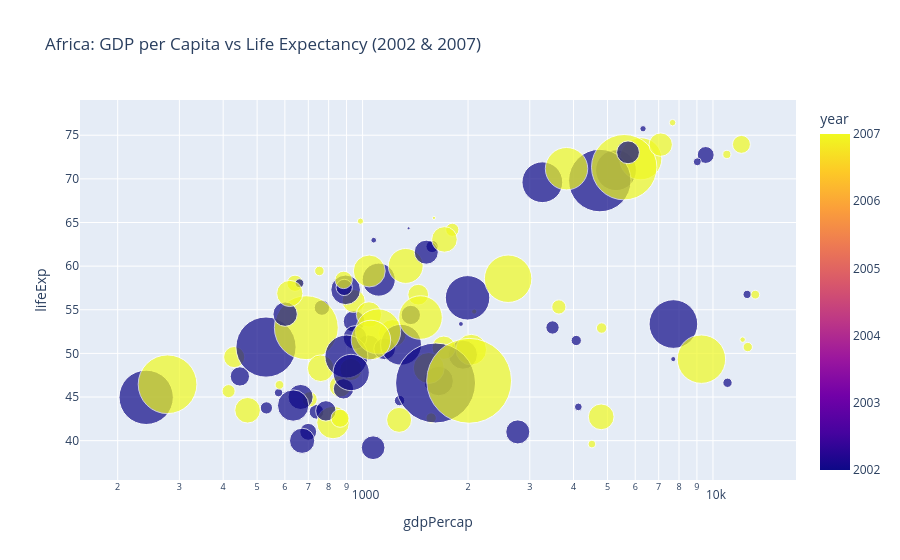

Notebook code for this chart:
### Markdown cell above
## Task 1 — Scatter: life expectancy change over time

**What to build:** A scatter showing **GDP per capita vs life expectancy** for **two years** (2002 and 2007) to show how both moved — use **colour for year** (just 2 colours), **one continent only**.

Choose any continent except Africa (that was the example). Highlight the change direction.

> 💡 Filter: `df.loc[df['continent'] == 'YOUR_CHOICE']` then filter years

### Code cell
# Task 1
# YOUR CODE HERE

df = df.loc[df['continent'] == 'Africa']
df = df.loc[df['year'].isin([2002, 2007])]

plot = px.scatter(
    df,
    x='gdpPercap',
    y='lifeExp',
    size='pop',
    color='year',      
    hover_name='country',
    log_x=True,
    size_max=60,
    title='Africa: GDP per Capita vs Life Expectancy (2002 & 2007)'
)

plot.show()

### Figure 1 — Plotly figure (JSON) as saved in the notebook; plotly's stock layout.template omitted (floating-point values rounded to 4 significant figures)
{"data": [{"hovertemplate": "<b>%{hovertext}</b><br><br>gdpPercap=%{x}<br>lifeExp=%{y}<br>pop=%{marker.size}<br>year=%{marker.color}<extra></extra>", "hovertext": ["Algeria", "Algeria", "Angola", "Angola", "Benin", "Benin", "Botswana", "Botswana", "Burkina Faso", "Burkina Faso", "Burundi", "Burundi", "Cameroon", "Cameroon", "Central African Republic", "Central African Republic", "Chad", "Chad", "Comoros", "Comoros", "Congo, Dem. Rep.", "Congo, Dem. Rep.", "Congo, Rep.", "Congo, Rep.", "Cote d'Ivoire", "Cote d'Ivoire", "Djibouti", "Djibouti", "Egypt", "Egypt", "Equatorial Guinea", "Equatorial Guinea", "Eritrea", "Eritrea", "Ethiopia", "Ethiopia", "Gabon", "Gabon", "Gambia", "Gambia", "Ghana", "Ghana", "Guinea", "Guinea", "Guinea-Bissau", "Guinea-Bissau", "Kenya", "Kenya", "Lesotho", "Lesotho", "Liberia", "Liberia", "Libya", "Libya", "Madagascar", "Madagascar", "Malawi", "Malawi", "Mali", "Mali", "Mauritania", "Mauritania", "Mauritius", "Mauritius", "Morocco", "Morocco", "Mozambique", "Mozambique", "Namibia", "Namibia", "Niger", "Niger", "Nigeria", "Nigeria", "Reunion", "Reunion", "Rwanda", "Rwanda", "Sao Tome and Principe", "Sao Tome and Principe", "Senegal", "Senegal", "Sierra Leone", "Sierra Leone", "Somalia", "Somalia", "South Africa", "South Africa", "Sudan", "Sudan", "Swaziland", "Swaziland", "Tanzania", "Tanzania", "Togo", "Togo", "Tunisia", "Tunisia", "Uganda", "Uganda", "Zambia", "Zambia", "Zimbabwe", "Zimbabwe"], "legendgroup": "", "marker": {"color": [2002, 2007, 2002, 2007, 2002, 2007, 2002, 2007, 2002, 2007, 2002, 2007, 2002, 2007, 2002, 2007, 2002, 2007, 2002, 2007, 2002, 2007, 2002, 2007, 2002, 2007, 2002, 2007, 2002, 2007, 2002, 2007, 2002, 2007, 2002, 2007, 2002, 2007, 2002, 2007, 2002, 2007, 2002, 2007, 2002, 2007, 2002, 2007, 2002, 2007, 2002, 2007, 2002, 2007, 2002, 2007, 2002, 2007, 2002, 2007, 2002, 2007, 2002, 2007, 2002, 2007, 2002, 2007, 2002, 2007, 2002, 2007, 2002, 2007, 2002, 2007, 2002, 2007, 2002, 2007, 2002, 2007, 2002, 2007, 2002, 2007, 2002, 2007, 2002, 2007, 2002, 2007, 2002, 2007, 2002, 2007, 2002, 2007, 2002, 2007, 2002, 2007, 2002, 2007], "coloraxis": "coloraxis", "size": [31287142, 33333216, 10866106, 12420476, 7026113, 8078314, 1630347, 1639131, 12251209, 14326203, 7021078, 8390505, 15929988, 17696293, 4048013, 4369038, 8835739, 10238807, 614382, 710960, 55379852, 64606759, 3328795, 3800610, 16252726, 18013409, 447416, 496374, 73312559, 80264543, 495627, 551201, 4414865, 4906585, 67946797, 76511887, 1299304, 1454867, 1457766, 1688359, 20550751, 22873338, 8807818, 9947814, 1332459, 1472041, 31386842, 35610177, 2046772, 2012649, 2814651, 3193942, 5368585, 6036914, 16473477, 19167654, 11824495, 13327079, 10580176, 12031795, 2828858, 3270065, 1200206, 1250882, 31167783, 33757175, 18473780, 19951656, 1972153, 2055080, 11140655, 12894865, 119901274, 135031164, 743981, 798094, 7852401, 8860588, 170372, 199579, 10870037, 12267493, 5359092, 6144562, 7753310, 9118773, 44433622, 43997828, 37090298, 42292929, 1130269, 1133066, 34593779, 38139640, 4977378, 5701579, 9770575, 10276158, 24739869, 29170398, 10595811, 11746035, 11926563, 12311143], "sizemode": "area", "sizeref": 37510.0, "symbol": "circle"}, "mode": "markers", "name": "", "orientation": "v", "showlegend": false, "type": "scatter", "x": [5288.0, 6223.0, 2773.0, 4797.0, 1373.0, 1441.0, 11000.0, 12570.0, 1038.0, 1217.0, 446.4, 430.1, 1934.0, 2042.0, 738.7, 706.0, 1156.0, 1704.0, 1076.0, 986.1, 241.2, 277.6, 3484.0, 3633.0, 1649.0, 1545.0, 1908.0, 2082.0, 4755.0, 5581.0, 7703.0, 12150.0, 765.4, 641.4, 530.1, 690.8, 12520.0, 13210.0, 660.6, 752.7, 1112.0, 1328.0, 945.6, 942.7, 575.7, 579.2, 1288.0, 1463.0, 1275.0, 1569.0, 531.5, 414.5, 9535.0, 12060.0, 894.6, 1045.0, 665.4, 759.3, 951.4, 1043.0, 1579.0, 1803.0, 9022.0, 10960.0, 3258.0, 3820.0, 633.6, 823.7, 4072.0, 4811.0, 601.1, 619.7, 1615.0, 2014.0, 6316.0, 7670.0, 785.7, 863.1, 1353.0, 1598.0, 1520.0, 1712.0, 699.5, 862.5, 882.1, 926.1, 7711.0, 9270.0, 1993.0, 2602.0, 4128.0, 4513.0, 899.1, 1107.0, 886.2, 883.0, 5723.0, 7093.0, 927.7, 1056.0, 1072.0, 1271.0, 672.0, 469.7], "xaxis": "x", "y": [70.99, 72.3, 41.0, 42.73, 54.41, 56.73, 46.63, 50.73, 50.65, 52.3, 47.36, 49.58, 49.86, 50.43, 43.31, 44.74, 50.52, 50.65, 62.97, 65.15, 44.97, 46.46, 52.97, 55.32, 46.83, 48.33, 53.37, 54.79, 69.81, 71.34, 49.35, 51.58, 55.24, 58.04, 50.73, 52.95, 56.76, 56.73, 58.04, 59.45, 58.45, 60.02, 53.68, 56.01, 45.5, 46.39, 50.99, 54.11, 44.59, 42.59, 43.75, 45.68, 72.74, 73.95, 57.29, 59.44, 45.01, 48.3, 51.82, 54.47, 62.25, 64.16, 71.95, 72.8, 69.61, 71.16, 44.03, 42.08, 51.48, 52.91, 54.5, 56.87, 46.61, 46.86, 75.74, 76.44, 43.41, 46.24, 64.34, 65.53, 61.6, 63.06, 41.01, 42.57, 45.94, 48.16, 53.37, 49.34, 56.37, 58.56, 43.87, 39.61, 49.65, 52.52, 57.56, 58.42, 73.04, 73.92, 47.81, 51.54, 39.19, 42.38, 39.99, 43.49], "yaxis": "y"}], "layout": {"coloraxis": {"colorbar": {"title": {"text": "year"}}, "colorscale": [[0, "#0d0887"], [0.1111, "#46039f"], [0.2222, "#7201a8"], [0.3333, "#9c179e"], [0.4444, "#bd3786"], [0.5556, "#d8576b"], [0.6667, "#ed7953"], [0.7778, "#fb9f3a"], [0.8889, "#fdca26"], [1, "#f0f921"]]}, "legend": {"itemsizing": "constant", "tracegroupgap": 0}, "title": {"text": "Africa: GDP per Capita vs Life Expectancy (2002 & 2007)"}, "xaxis": {"anchor": "y", "domain": [0, 1], "title": {"text": "gdpPercap"}, "type": "log"}, "yaxis": {"anchor": "x", "domain": [0, 1], "title": {"text": "lifeExp"}}}}
